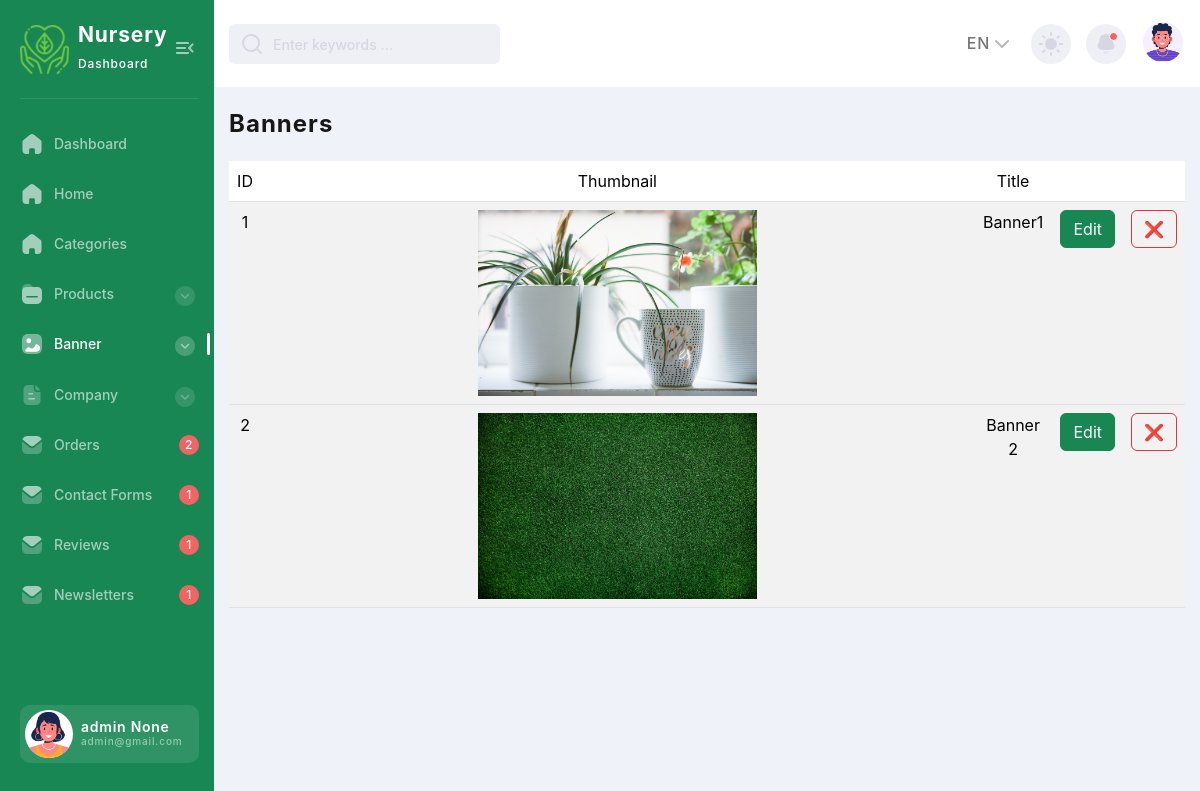
/banners/ (signed in), run on the app's committed database.
### backend/models.py (models this page shows, shortened)
class Company(models.Model):
    class Meta:
        db_table = "company"
        verbose_name = 'Company'
        verbose_name_plural = 'Companies'
    name = models.CharField(max_length=255)
    description = models.TextField(null=True,blank=True)
    email = models.CharField(max_length = 255)
    phone_number = models.CharField(max_length = 14)
    logo = models.ImageField(upload_to='logo/',null=True,blank=True)
    favicon = models.ImageField(upload_to='favicon/',null=True,blank=True)
    address = models.CharField(max_length = 255,null=True,blank=True)
    currency_symbol = models.TextField(blank=True,default="₹")

class Users(AbstractUser):
    username = None  # Remove the username field
    email = models.EmailField(unique=True)
    first_name = models.CharField(max_length=30)
    last_name = models.CharField(max_length=30,null=True,blank=True)
    date_of_birth = models.DateField(null=True, blank=True)
    USERNAME_FIELD = 'email'
    REQUIRED_FIELDS = ['first_name']  # Add any other required fields
    objects = CustomUserManager()

class Banner(models.Model):
    class Meta:
        db_table = 'banners'
        managed = True
        verbose_name = 'Banner'
        verbose_name_plural = 'Banners'
    image = models.ImageField(upload_to='banners/')
    heading = models.CharField(max_length=255,null=True,blank=True)
    sub_heading = models.CharField(max_length=255,null=True,blank=True)
    title = models.CharField(max_length=255,null=True,blank=True)

### backend/views.py (the view)
# urls.py: path('banners/',bViews.AllBanners,name='all-banners'),
def AllBanners(request):
    if is_admin(request):
        banners = Banner.objects.all()
        return render(request,"all/banner.html",{"banners":banners})
    return redirect('404')

### backend/views.py (called while the page is built)
def is_admin(request):
    if request.user.is_superuser:
        return True
    return False

### backend/templates/all/banner.html (shortened to what this page needs)
{% extends "masters/admin_master.html" %}
{% block page-name %}
  Banners
{% endblock page-name %}
{% block body %}
{% if banners %}
  <table class="table table-striped">
    <thead>
        <tr>
            <td>ID</td>
            <td>Thumbnail</td>
            <td>Title</td>
            <td></td>
            <td></td>
        </tr>
    </thead>
    <tbody>
        {% for banner in banners %}
        <tr>
            <td>{{banner.id}}</td>
            <td><img src="/media/{{banner.image}}" alt="{{banner.title}}" width="40%"></td>
            <td>{{banner.title}}</td>
            <td><a href="{%url 'edit-banner' banner_id=banner.id%}" class="btn btn-success">Edit</a></td>
            <td>
                <form action="{%url 'delete-banner' banner_id=banner.id%}" method="post">
                    <button class="btn btn-outline-danger" type="button" id="id_delete_banner_button_{{banner.id}}" onclick="DeleteBannerConfirm('{{banner.id}}')">❌</button>
                </form>
            </td>
        </tr>
    </tbody>
        {% endfor %}
        {%else%}
        <h2 class="heading">Banners Will Apper Here</h2>
        {% endif %}
  </table>
{% endblock body %}

### backend/templates/masters/admin_master.html (shortened to what this page needs)
<!DOCTYPE html>
<html lang="en">
<head>
    {% load static %}
    <link href="https://cdn.jsdelivr.net/npm/bootstrap@5.3.3/dist/css/bootstrap.min.css" rel="stylesheet">
  <link rel="stylesheet" href="{% static 'css/backend_style.min.css' %}">
</head>
<body>
    <div class="page-flex">
<aside class="sidebar">
    <div class="sidebar-start">
        <div class="sidebar-head">
            <a href="{%url 'dashboard'%}" class="logo-wrapper" title="Home">
                <div class="logo" style="background: none;">
                    <img src="/media/{{company.logo}}" alt="">
                </div>
                <div class="logo-text">
                    <span class="logo-title">{% if company.name %}
                      {{company.name}}
                      {%else%}
                      Nursery
                    {% endif %}</span>
                    <span class="logo-subtitle">Dashboard</span>
                </div>
            </a>
            <button class="sidebar-toggle transparent-btn" title="Menu" type="button">
                <span class="icon menu-toggle" aria-hidden="true"></span>
            </button>
        </div>
        <div class="sidebar-body">
            <ul class="sidebar-body-menu">
                <li>
                    <a href="{%url 'dashboard'%}" data-active-url="{%url 'dashboard'%}"><span class="icon home" aria-hidden="true"></span>Dashboard</a>
                </li>
                <li>
                    <a href="/"><span class="icon home" aria-hidden="true"></span>Home</a>
                </li>
                <li>
                    <a href="{%url 'all-categories'%}" data-active-url="{%url 'all-categories'%}"><span class="icon home" aria-hidden="true"></span>Categories</a>
                </li>
                <li>
                    <a class="show-cat-btn" href="##" data-active-url="{%url 'all-products'%}" data-active-url-add="{%url 'add-product'%}">
                        <span class="icon folder" aria-hidden="true"></span>Products
                        <span class="category__btn transparent-btn" title="Open list">
                            <span class="icon arrow-down" aria-hidden="true"></span>
                        </span>
                    </a>
                    <ul class="cat-sub-menu">
                        <li>
                        </li>
                        <li>
                        </li>
                    </ul>
                </li>
                <li>
                    <a class="show-cat-btn" href="##" data-active-url="{%url 'all-banners'%}" data-active-url-add="{%url 'add-banner'%}">
                        <span class="icon image" aria-hidden="true"></span>Banner
                        <span class="category__btn transparent-btn" title="Open list">
                            <span class="icon arrow-down" aria-hidden="true"></span>
                        </span>
                    </a>
                    <ul class="cat-sub-menu">
                        <li>
                        </li>
                        <li>
                        </li>
                    </ul>
                </li>
                <li>
                    <a class="show-cat-btn" href="##" data-active-url-add="{%url 'add-company'%}" data-active-url="{%url 'edit-company'%}">
                        <span class="icon paper" aria-hidden="true"></span>Company
                        <span class="category__btn transparent-btn" title="Open list">
                            <span class="icon arrow-down" aria-hidden="true"></span>
                        </span>
                    </a>
                    <ul class="cat-sub-menu">
                        <li>
                        </li>
                        <li>
                        </li>
                    </ul>
                </li>
                <li>
                    <a href="{%url 'admin-orders'%}" data-active-url="{%url 'admin-orders'%}">
                        <span class="icon message" aria-hidden="true"></span>
                        Orders
                    </a>
                    <span class="msg-counter">{{new_orders}}</span>
                </li>
                <li>
                    <a href="{%url 'contact-forms'%}" data-active-url="{%url 'contact-forms'%}">
                        <span class="icon message" aria-hidden="true"></span>
                        Contact Forms
                    </a>
                    <span class="msg-counter">{{new_contactforms}}</span>
                </li>
                <li>
                    <a href="{%url 'all-reviews'%}" data-active-url="{%url 'all-reviews'%}">
                        <span class="icon message" aria-hidden="true"></span>
                        Reviews
                    </a>
                    <span class="msg-counter">{{new_reviews}}</span>
                </li>
                <li>
                    <a href="{%url 'newsletters'%}" data-active-url="{%url 'newsletters'%}">
                        <span class="icon message" aria-hidden="true"></span>
                        Newsletters
                    </a>
                    <span class="msg-counter">{{new_newsletters}}</span>
                </li>
            </ul>
        </div>
    </div>
    <div class="sidebar-footer">
        <a href="{%url 'dashboard'%}" class="sidebar-user">
            <span class="sidebar-user-img">
                <picture><source srcset="{% static 'images/avatar/avatar-illustrated-01.webp' %}" type="image/webp"><img src="{% static 'images/avatar/avatar-illustrated-01.webp' %}" alt="User name"></picture>
            </span>
            <div class="sidebar-user-info">
                <span class="sidebar-user__title">{{request.user.first_name}} {{request.user.last_name}}</span>
                <span class="sidebar-user__subtitle">{{request.user.email}}</span>
            </div>
        </a>
    </div>
</aside>
<div class="main-wrapper">
    <nav class="main-nav--bg">
    <div class="container main-nav">
        <div class="main-nav-start">
        <div class="search-wrapper">
            <i data-feather="search" aria-hidden="true"></i>
            <input type="text" placeholder="Enter keywords ..." required>
        </div>
        </div>
        <div class="main-nav-end">
        <div class="lang-switcher-wrapper">
            <button class="lang-switcher transparent-btn" type="button">
            EN
            <i data-feather="chevron-down" aria-hidden="true"></i>
            </button>
        </div>
        <button class="theme-switcher gray-circle-btn" type="button" title="Switch theme">
            <i class="sun-icon" data-feather="sun" aria-hidden="true"></i>
        </button>
        <div class="notification-wrapper">
            <button class="gray-circle-btn dropdown-btn" title="To messages" type="button">
            <span class="icon notification active" aria-hidden="true"></span>
            </button>
        </div>
        <div class="nav-user-wrapper">
            <button href="##" class="nav-user-btn dropdown-btn" title="My profile" type="button">
            <span class="nav-user-img">
                <picture><source srcset="{% static 'images/avatar/avatar-illustrated-02.webp' %}" type="image/webp"><img src="{% static 'images/avatar/avatar-illustrated-02.webp' %}" alt="User name"></picture>
            </span>
            </button>
        </div>
        </div>
    </div>
    </nav>
<main class="main users chart-page" id="skip-target">
    <div class="container">
        <h2 class="main-title">
            {% block page-name %}{% endblock page-name %}
        </h2>
    {% block body %}
    {% endblock body %}
    </div>
</main>
</div>
</div>
</body>
</html>

### backend/templates/all/banner.html (style rules this page uses)
td { text-align: center; }

### data on the page
Company: logo (picture), name "Nursery"
Users: user.first_name "admin", user.last_name "None", user.email "admin@gmail.com"
Banner: id "1", image (picture), title "Banner1"
Banner: id "2", image (picture), title "Banner 2"

### other printed values
{{ new_orders }} "2"
{{ new_contactforms }} "1"
{{ new_reviews }} "1"
{{ new_newsletters }} "1"
